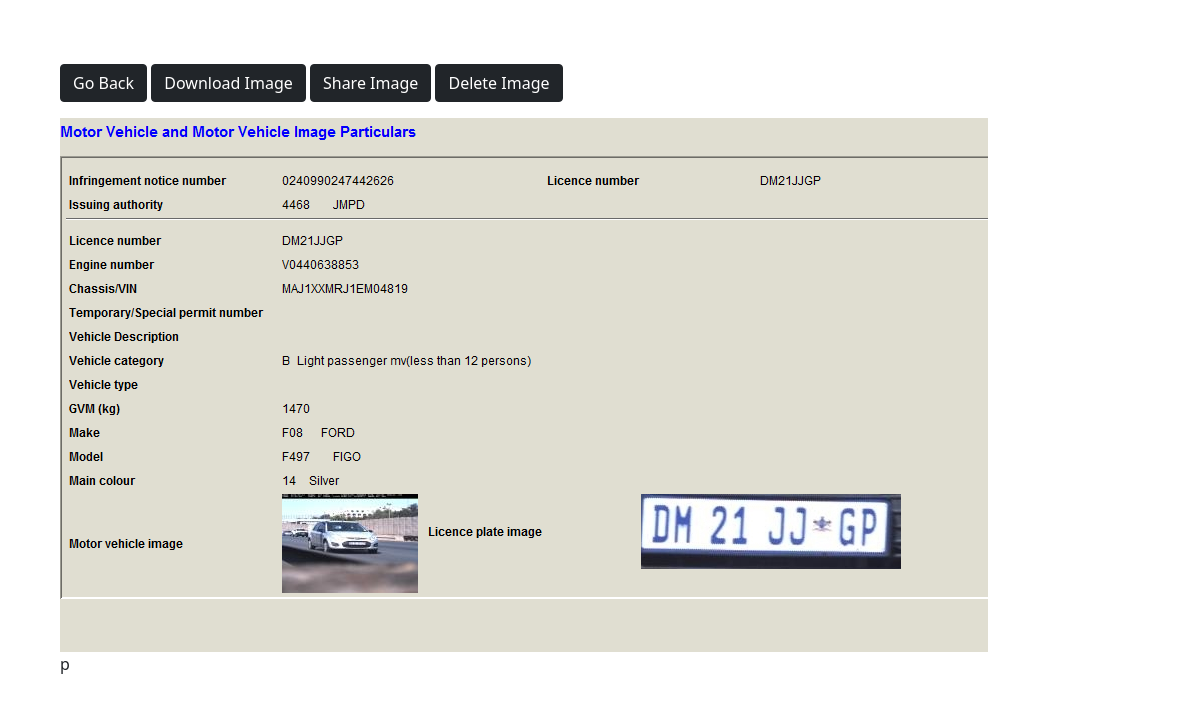
Screenshot of /uploads/photo/12/ (signed in) with the database file from the repository.
### uploads/models.py (models this page shows, shortened)
class Photo(models.Model):
    class Meta:
        verbose_name = 'Photo'
        verbose_name_plural = 'Photos'
    category = models.ForeignKey(
        Category, on_delete=models.SET_NULL, null=True, blank=True)
    image = models.ImageField(null=False, blank=False)
    description = models.TextField()

### uploads/views.py (the view)
# urls.py: path('photo/<str:pk>/', views.viewPhoto, name='photo'),
@login_required(login_url='login')
def viewPhoto(request, pk):
    photo = Photo.objects.get(id=pk)
    return render(request, 'photos/photo.html', {'photo': photo})

### uploads/templates/photos/photo.html (shortened to what this page needs)
<!DOCTYPE html>
<html>
<head>
    <link href="https://cdn.jsdelivr.net/npm/bootstrap@5.0.0-beta1/dist/css/bootstrap.min.css" rel="stylesheet"
>
</head>
<body class="m-5">
    <div class="container">
        <div class="row justify-content-center">
            <div class="col">
                <a href="{% url 'gallery' %}" class="btn btn-dark my-3">Go Back</a>
                <a href="{{ photo.image.url }}" class="btn btn-dark my-3"  download="{{ photo.description }}">Download Image</a>
       <a href="http://127.0.0.1:8000{{photo.image.url}}"  class="btn btn-dark my-3" onclick="copyURI(event)">Share Image</a>
                <td>
                    <a href="{% url 'photo' photo.id %}" class="btn btn-dark my-3">Delete Image</a>
                </td>
                <div style="height: 90vh;">
                    <img style="max-width: 100%; max-height: 100%;" src="{{photo.image.url}}">
                    <p>{{photo.description}}</p>
                </div>
            </div>
        </div>
    </div>
</body>
</html>

### rows the page displays
Photo: image (picture), description "p"
